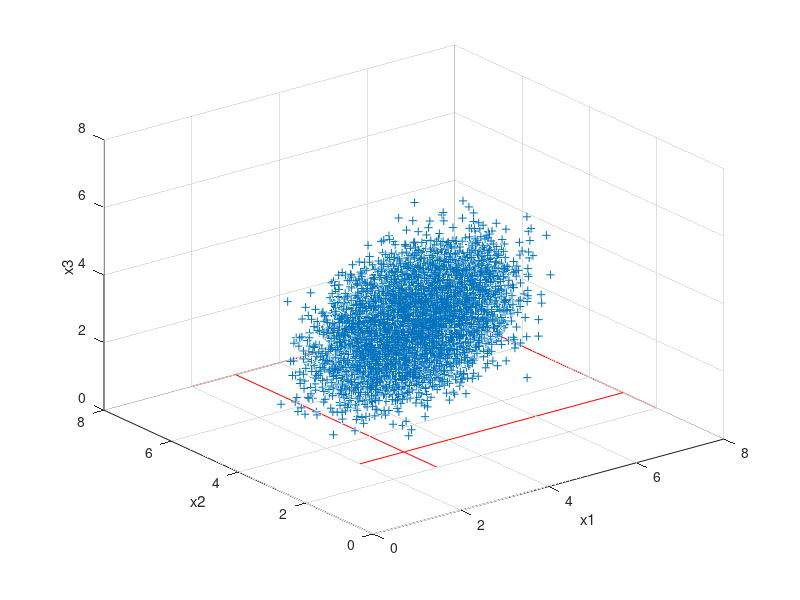
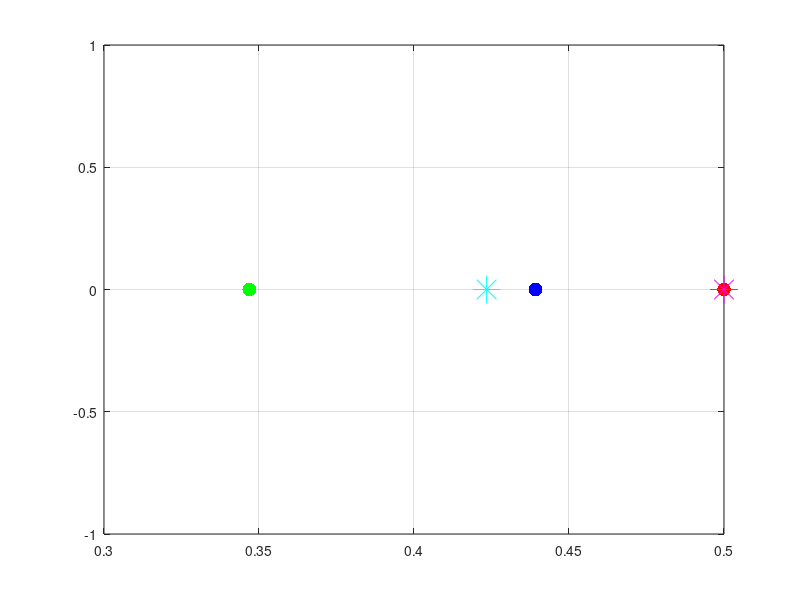

Write the MATLAB code that produced these figures, in order.
% Study 3D conformance problem

% This file can deal with 1 D correlation corr13,31 and involves 5
% evaluations of the CDF
% NOTE: ensure the Fb1b2a3 element is largest for this 
clear all
clc
close all
% Exact Solution:
%   Exact:  F(b1,b2) - F(a1,b2,) - F(b1,a2) +F(a1,a2)
% Amir:
%   LB:     F(b1,b2) - {F(a1,b2,) + F(b1,a2)}
%   UB:     F(b1,b2) - MAX {F(a1,b2,), F(b1,a2)}

num = 10;
A = [3 3 3];
B = [8 8 8];
L = -10;
mu1 = 4;
mu2 = 4;
mu3 = 3.0 %.412; %3.10825;
alpha1 = 0;
alpha2 = 0;
alpha3 = 0;
sigma11 = 0.7;
sigma22 = 0.7;
sigma33 = 0.7;
sigma12 = 0.;
sigma13 = 0.6;
sigma21 = 0.;
sigma23 = 0.;
sigma31 = 0.6; 
sigma32 = 0.;
ALPHA = [alpha1 alpha2 alpha3];
SIGMA = [sigma11^2 sigma12^2 sigma13^2;...
        sigma21^2 sigma22^2 sigma23^2;...
        sigma31^2 sigma32^2 sigma33^2];
MU = [mu1 mu2 mu3]


r = mvnrnd(MU,SIGMA,10000);
figure;
plot3(r(:,1),r(:,2),r(:,3),'+')
axis([0 8 0 8 0 8])
line([A(1) A(1)],[2 8],'color',[1 0 0])
line([B(1) B(1)],[2 8],'color',[1 0 0])
line([2 8],[B(1) B(1)],'color',[1 0 0])
line([2 8],[A(1) A(1)],'color',[1 0 0])
grid on;
xlabel('x1')
ylabel('x2')
zlabel('x3')

% Define trivariate skew normal function
% fun3d = @(X,Y,Z) dmsn_triplequad(X,Y,Z,MU,SIGMA,ALPHA);
% % Integrate trivariate skew normal distribtuin between limits
% Fa1a2a3 = triplequad(fun3d,L,A(1),L,A(2),L,A(3));
% Fa1a2b3 = triplequad(fun3d,L,A(1),L,A(2),L,B(3));
% Fa1b2a3 = triplequad(fun3d,L,A(1),L,B(2),L,A(3));
% Fa1b2b3 = triplequad(fun3d,L,A(1),L,B(2),L,B(3));
% Fb1a2a3 = triplequad(fun3d,L,B(1),L,A(2),L,A(3));
% Fb1a2b3 = triplequad(fun3d,L,B(1),L,A(2),L,B(3));
% Fb1b2a3 = triplequad(fun3d,L,B(1),L,B(2),L,A(3));
% Fb1b2b3 = triplequad(fun3d,L,B(1),L,B(2),L,B(3));

Fa1a2a3 = mvncdf([L L L],A,MU,SIGMA); 
Fa1a2b3 = mvncdf([L L L],[A(1),A(2),B(3)],MU,SIGMA);
Fa1b2a3 = mvncdf([L L L],[A(1),B(2),A(3)],MU,SIGMA);
Fa1b2b3 = mvncdf([L L L],[A(1),B(2),B(3)],MU,SIGMA);
Fb1a2a3 = mvncdf([L L L],[B(1),A(2),A(3)],MU,SIGMA);
Fb1a2b3 = mvncdf([L L L],[B(1),A(2),B(3)],MU,SIGMA);
Fb1b2a3 = mvncdf([L L L],[B(1),B(2),A(3)],MU,SIGMA);
Fb1b2b3 = mvncdf([L L L],B,MU,SIGMA);


% % Define trivariate skew normal function
% Fa1a2a3 = mvncdf([L L L],[A(1),A(2),A(3)],MU,SIGMA)
% Fa1a2b3 = triplequad(fun3d,L,A(1),L,A(2),L,B(3));
% Fa1b2a3 = triplequad(fun3d,L,A(1),L,B(2),L,A(3));
% Fa1b2b3 = triplequad(fun3d,L,A(1),L,B(2),L,B(3));
% Fb1a2a3 = triplequad(fun3d,L,B(1),L,A(2),L,A(3));
% Fb1a2b3 = triplequad(fun3d,L,B(1),L,A(2),L,B(3));
% Fb1b2a3 = triplequad(fun3d,L,B(1),L,B(2),L,A(3));
% Fb1b2b3 = triplequad(fun3d,L,B(1),L,B(2),L,B(3));


Conform = - Fa1a2a3 + Fa1a2b3 + Fa1b2a3 - Fa1b2b3...
    + Fb1a2a3 - Fb1a2b3 - Fb1b2a3 + Fb1b2b3

check = mvncdf([3 3 3],[7 7 7],MU,SIGMA)
U = Fa1a2a3 + Fa1a2b3 + Fa1b2a3 + Fb1a2a3;
if abs(check-Conform)>0.01
    disp('ERROR, conform is not equal to check')
end
LB = Fb1b2b3 - (Fa1b2b3 + Fb1a2b3 + Fb1b2a3)
if LB < 0
    LB = 0
end
UB = Fb1b2b3 - max([Fa1b2b3 Fb1a2b3 Fb1b2a3])

s1 = struct('Fa1a2a3',Fa1a2a3,'Fa1a2b3',Fa1a2b3,'Fa1b2a3',Fa1b2a3,...
    'Fa1b2b3',Fa1b2b3,'Fb1a2a3',Fb1a2a3,'Fb1a2b3',Fb1a2b3,...
    'Fb1b2a3',Fb1b2a3,'Fb1b2b3',Fb1b2b3,'Fa1a2b3P',Fa1a2b3-Fa1a2a3,'Conform',Conform,'U',U)
Abox = Fa1b2b3 + Fb1a2b3
TwoB = 2*(Fa1a2b3 + Fa1b2a3 + Fb1a2a3 - Fa1a2a3) ;
a_box = Fa1a2b3 - Fa1a2a3;
b_box = Fb1a2a3 + Fa1b2a3;
Bottom_A_Layer = Fb1a2a3 + Fa1b2a3
Top_A_Layer = Fa1b2b3-Fa1b2a3 + Fb1a2b3-Fb1a2a3
% Fa1b2a3P = Fa1b2a3 - Fa1a2a3
% Fb1a2a3P = Fb1a2a3 - Fa1a2a3
% musetting is bit of A box beneath LSL + relative size of Fa1a2b3 - the Fa1a2a3 box
% musetting = Abox*normcdf(3,mu3,SIGMA(1,1))...
     %+(1/normcdf(3,mu3,SIGMA(1,1))*Fa1a2a3-Fa1a2a3) % should be equal to TwoB/2 the lower bound error

figure(3)
plot(LB,0,'g.','MarkerSize',30); hold on
plot(UB,0,'r.','MarkerSize',30); hold on
plot(Conform,0,'b.','MarkerSize',30); grid on

LBerror = Conform - LB
UBerror = UB - Conform

%% Double accuracy method for LB>0
% 'DetlaFa1a2a3' determines how much larger the Fa1a2a3 box is with
% correlation
DetlaFa1a2a3 = Fa1a2a3 /...
    (normcdf(A(1),mu1,sigma11)*normcdf(A(2),mu2,sigma22)*normcdf(A(3),mu3,sigma33));
% 'D2_D1' is the ratio of CDF up to the LSL of distributions 2 and 1.  
% This determines how much larger/smaller 'Fb1a2a3' is than 'Fa1b2a3' 
% which is used in 'Abox_Lower'.  When 'Fb1a2a3' and 'Fa1b2a3' are equal
% the last term in 'Abox_Lower' is '(DetlaFa1a2a3-1)/2'
% NOTE: the last half of the term for Abox_Lower is essentailly 1/2Abox 

if sigma12 == 0
    if sigma13>0 % check which correlation we have for D2/D1 or D1/D2
        D2_D1 = normcdf(A(2),mu2,sigma22)/normcdf(A(1),mu1,sigma11)
    elseif sigma23>0
        D2_D1 = normcdf(A(1),mu1,sigma11)/normcdf(A(2),mu2,sigma22)
    end
    if DetlaFa1a2a3 > 1
        disp('Correlation makes difference to Fa1a2a3')
        % if correlations is present and makes a difference to the size of
        % Fa1a2a3 do the following:
        Abox_Lower = (1 + (DetlaFa1a2a3-1)/(1+D2_D1))*((Fa1b2b3+Fb1a2b3)/normcdf(A(3),mu3,sigma33)^-1)
        B = Abox_Lower + (((Fa1a2a3/normcdf(A(3),mu3,sigma33))*DetlaFa1a2a3^-1)-Fa1a2a3);
    elseif DetlaFa1a2a3 <= 1
        disp('No correlation')
        % if there is no correlation and Fa1a2a3 does not change size do this:
        B = Abox*(normcdf(A(3),mu3,sigma33)) + (((Fa1a2a3/normcdf(A(3),mu3,sigma33)))-Fa1a2a3);
    end
end

if sigma12 > 0
    disp('Corr 12')
    Abox_Lower = Abox*(normcdf(A(3),mu3,sigma33))
    B = Abox*(normcdf(A(3),mu3,sigma33)) + (((Fa1a2a3/normcdf(A(3),mu3,sigma33)))-Fa1a2a3)
end


% Determin which error is smaller thaus which bound is closest
if LB>0
    if 2*B > Abox
        disp('Between UB and Middle')
        figure(3)
        plot((UB-LB)/2+LB,0,'c*','MarkerSize',20); hold on
        plot(UB,0,'m*','MarkerSize',20);
    elseif 2*B < Abox
        disp('Between LB and Middle')
        figure(3)
        plot(LB,0,'c*','MarkerSize',20); hold on
        plot((UB-LB)/2+LB,0,'m*','MarkerSize',20);
    end
end
